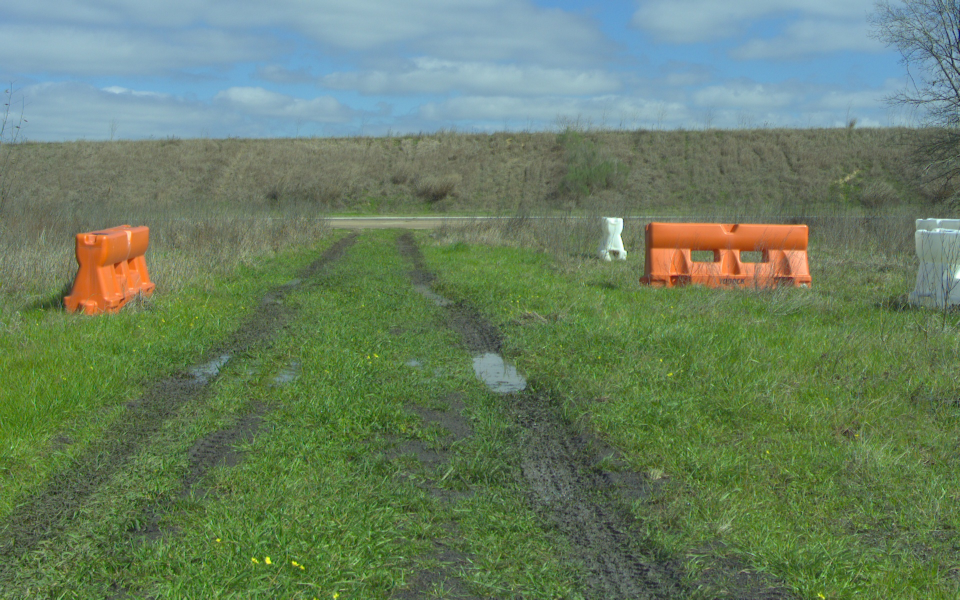
#> input picture proj/original_image.jpg, 1920 x 1200 px (shown at 1/2 size)
$ python -i preprocess.py   (imports and definitions only)
#> lines starting #> are read from the running program, lines starting #| are printed output that depends on the picture
#> further down, picture is the input picture: PIL image 1920x1200 RGB; mean R, G, B 104.5, 126.7, 98.8
from PIL import Image

def crop_to_256(img):
    width, height = img.size
    new_height = 256
    left = 0
    bottom = height
    right = width
    top = bottom - new_height
    return img.crop((left, top, right, bottom))

def preprocess(img, target="image"):
#> called with target = 'image'
    new_width = 480
    scale = img.width // 480
#> scale = 4
    new_height = img.height // scale
#> new_height = 300
    new_size = (new_width, new_height)
#> new_size = (480, 300)
    if target == "label":
        new_image = img.resize(new_size, Image.NEAREST)
    else:
        new_image = img.resize(new_size)
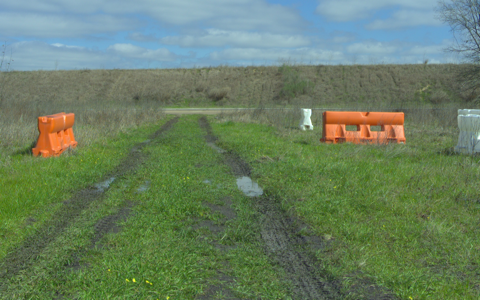
#> new_image: PIL image 480x300 RGB; mean R, G, B 104.5, 126.7, 98.8
    new_image = crop_to_256(new_image)
#> in crop_to_256, `return img.crop((left, top, right, bottom))`:
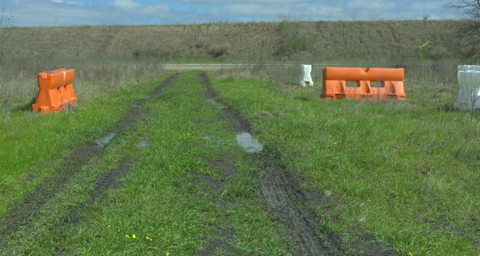
#> returned value: PIL image 480x256 RGB; mean R, G, B 100.4, 119.6, 82.6

    return new_image

>>> from PIL import Image
>>> picture = Image.open('../../proj/original_image.jpg')
>>> result = preprocess(picture)
